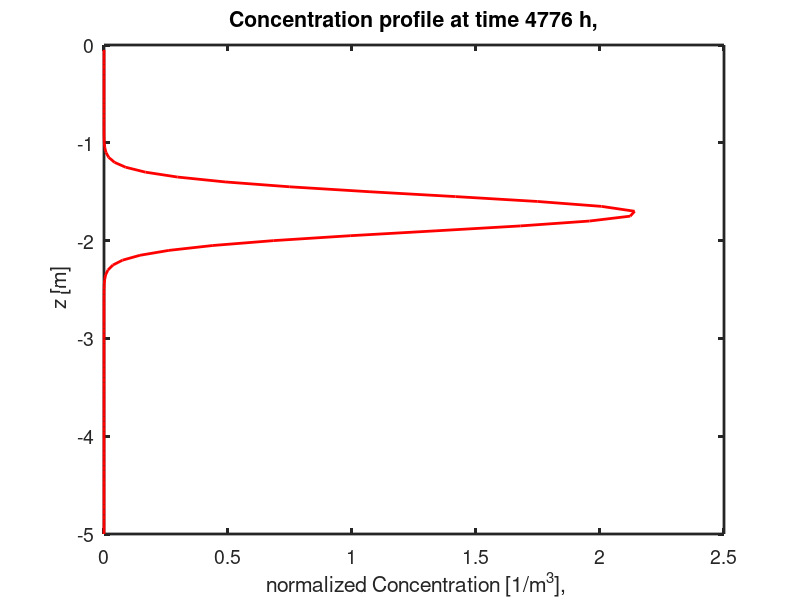
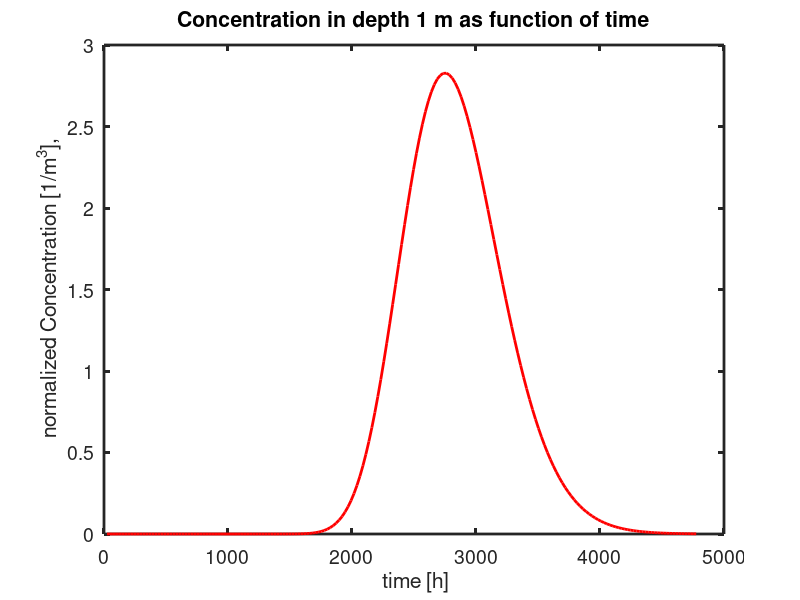

Here is the MATLAB script that generated these plots, in order:
% Simulates solute transport under steady state conditions

clear all;
close all;

% set model parameters
D=1e-9;    % dispersion coefficient m^2/s -> come from tracer experiments (method of moments)
v=1e-7 ;    % average transport velocity m/s -> come from tracer experiments (method of moments)
Z_fix=1;   % select depth for plotting C(Z_fix,time)
dt= 1*86400;% timestep with in s
max_time=200*86400; % maximum transport time s
dz=0.05; %grid  size m
maxz=5; %maximum depth m
z_crit=Z_fix; %critical depth

z=[0+dz:dz:maxz]'; % simulation grid
C_sim_cons=zeros(length(z),floor(max_time/dt)); % transport of the conservative tracer allocate memory

%time=zeros((max_time/dt),1);

% Initialise transport time
t_trans=0; %s

figure;
n=1; %set counter for movieframe

while t_trans < max_time;
time(n)=t_trans;
for i=1:length(z)
   C_sim_cons(i,n)=1/(sqrt(4*pi*D*t_trans))...
       *exp(-(z(i)-v*t_trans)^2/(4*D*t_trans));

end

plot(C_sim_cons(:,n),-z,'r-','linewidth',2);

hold off;
xlabel(' normalized Concentration [1/m^3],','fontsize',14);
ylabel(' z [m]','fontsize',14);
title(['Concentration profile at time ' num2str(t_trans/3600) ' h,'],'fontsize',14);
set(gca,'fontsize',14,'linewidth',2);
t_trans=t_trans+dt;  % increase transport time 

Mbla(n)=getframe;                  %Frame to capture a movie (sequence of plots) --> if not, plots are not visualized during runtime
n=n+1;                             %increase counter for movieframe
end

idepth=find(abs(z-Z_fix) <0.01);

figure;
h2=plot(time(:)/3600,C_sim_cons(idepth,:),'r-','linewidth',2);
title(['Concentration in depth ' num2str(Z_fix) ' m as function of time'],'fontsize',14);
xlabel(' time [h]','fontsize',14);
ylabel(' normalized Concentration [1/m^3],','fontsize',14);
set(gca,'fontsize',14,'linewidth',2);

